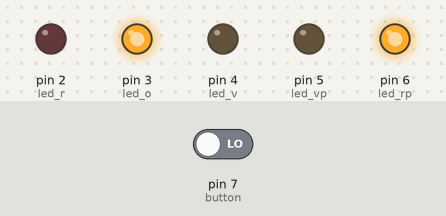
The sketch below on a simulated Arduino Uno, built with avr-gcc and run on an emulated ATmega328P. On the bench: output pins drawn as LEDs (lit = HIGH). The inputs (shaded band) are chosen by the test bench; at power-on: pin 7 (button) LOW.

Above: at 17.8 s.
17.9 s: pin 7 (button) driven HIGH
At 18.4 s:
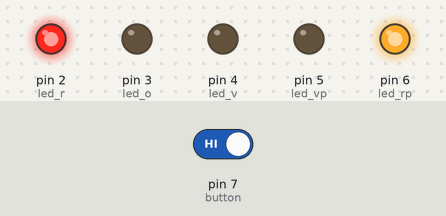
At 25.4 s:
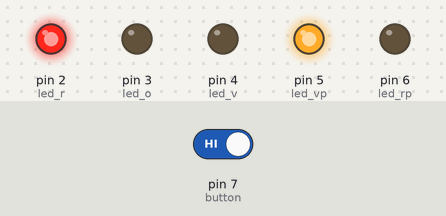
28.5 s: pin 7 (button) driven LOW
At 35.4 s:
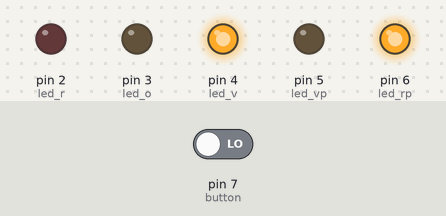
Timing chart, 0 to 42.5 s (numbered marks = the images above; inputs shaded):
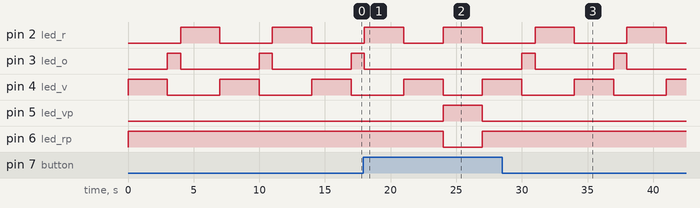

Measured:
- after the input at 17.9 s, pin 3 (led_o): goes on until 18.0 s, then stays LOW; pin 5 (led_vp): LOW → HIGH after 6.1 s, → LOW 3.0 s later; pin 6 (led_rp): HIGH → LOW after 6.1 s, → HIGH 3.0 s later
- after the input at 28.5 s, pin 5 (led_vp): stays LOW (without the input it goes to HIGH after 8.5 s); pin 6 (led_rp): stays HIGH (without the input it goes to LOW after 8.5 s)
- by itself, pin 2 (led_r), pin 4 (led_v): alternates HIGH for 3.0 s and LOW for 4.0 s
- by itself, pin 3 (led_o): alternates HIGH for 1.0 s and LOW for 6.0 s

The sketch:

exo_3.ino
```cpp
int led_v=4; // int variable en entier ,  attribution du ping 4 pour la led verte voiture
int led_o=3; // int variable en entier ,  attribution du ping 3 pour la led orange voiture
int led_r=2; // int variable en entier ,  attribution du ping 2 pour la led rouge voiture
int button=7; // int variable en entier ,  attribution du ping 7 pour le bouton
int led_vp=5; // int variable en entier ,  attribution du ping 5 pour la led verte du passage pour piétons
int led_rp=6; // int variable en entier ,  attribution du ping 6 pour la led rouge du passage pour piétions

void setup() {
  pinMode(led_v, OUTPUT); // initialisation du port 4 est une sortie
  pinMode(led_o, OUTPUT); // initialisation du port 3 est une sortie
  pinMode(led_r, OUTPUT); // initialisation du port 2 est une sortie
  pinMode(led_vp, OUTPUT); // initialisation du port 5 est une sortie
  pinMode(led_rp, OUTPUT); // initialisation du port 6 est une sortie
  pinMode(button, INPUT); // initialisation du port 7 est une entrée
}

void loop() {
  digitalWrite(led_vp, LOW); //on met la led verte passage pour piétons à l'état haut
  digitalWrite(led_rp, HIGH); //on met la led rouge passage pour piétons à l'état haut
  digitalWrite(led_r, LOW); //on met la led rouge pour les voitures à l'état bas
  digitalWrite(led_v, HIGH); //on met la led verte pour les voitures à l'état haut
  delay(3000); // attrendre 3s
  if (digitalRead(7)==HIGH) { // si lecture du bouton à l'état haut
    digitalWrite(led_rp, LOW); //on met la led rouge pour piétions  à l'état bas
    digitalWrite(led_vp, HIGH); //on met la led verte pour les piétons à l'état haut
    digitalWrite(led_r, HIGH); //on met la led rouge pour les voitures à l'état haut
    digitalWrite(led_v, LOW); //on met la led verte pour les voitures à l'état bas
    delay(3000); // attendre 3s
    digitalWrite(led_vp, LOW); //on met la led verte pour les piétons à l'état bas
    digitalWrite(led_rp, HIGH);//on met la led rouge pour les piétons à l'état haut
    digitalWrite(led_v, HIGH); //on met la led verte pour les voitures à l'état haut
    digitalWrite(led_r, LOW);//on met la led rouge pour les voitures à l'état bas
    digitalWrite(led_o, LOW);//on met la led orange pour les voitures à l'état bas
    delay(3000); // attendre 3s
}

  digitalWrite(led_r, LOW);//on met la led rouge pour les voitures à l'état bas
  digitalWrite(led_v, LOW);//on met la led verte pour les voitures à l'état bas
  digitalWrite(led_o, HIGH);////on met la led orange pour les voitures à l'état haut
  delay(1000); // attendre 1s
  digitalWrite(led_r, HIGH); //on met la led rouge pour les voitures à l'état haut
  digitalWrite(led_o, LOW);//on met la led orange pour les voitures à l'état bas
  delay(3000);// attendre 3s
}
```
